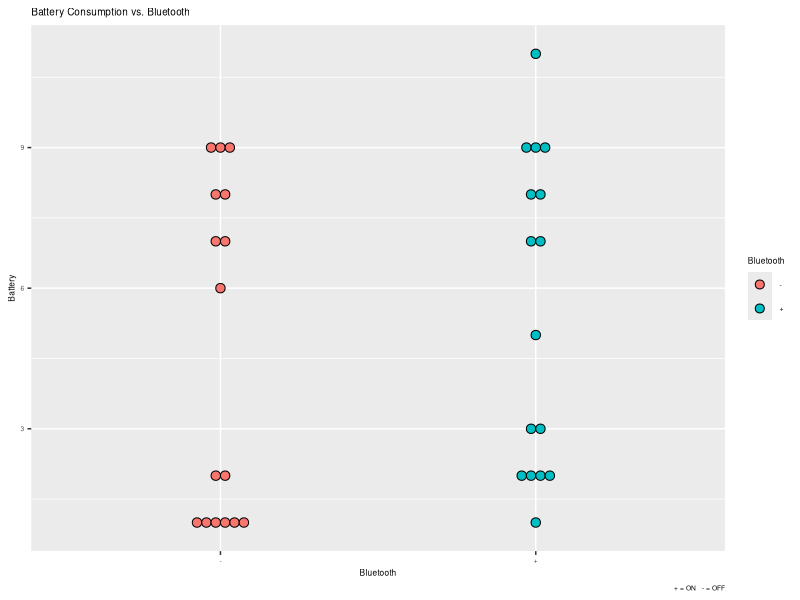
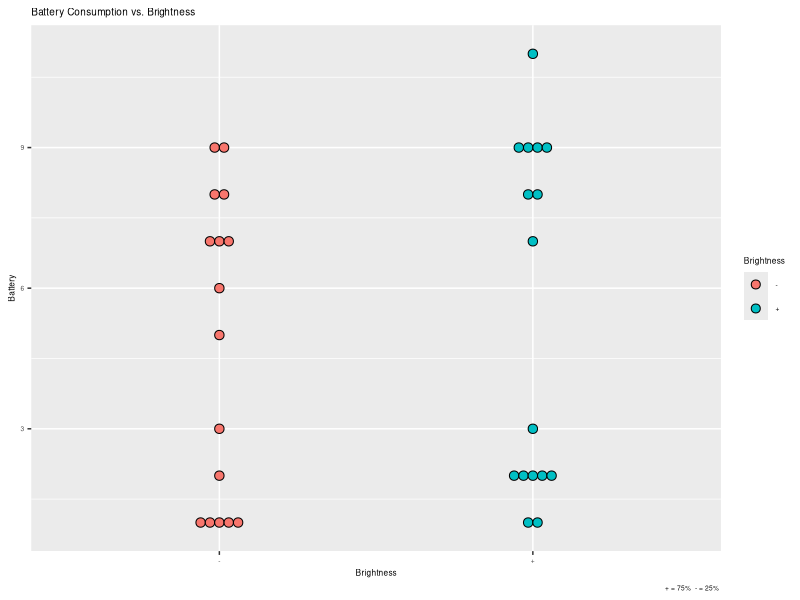
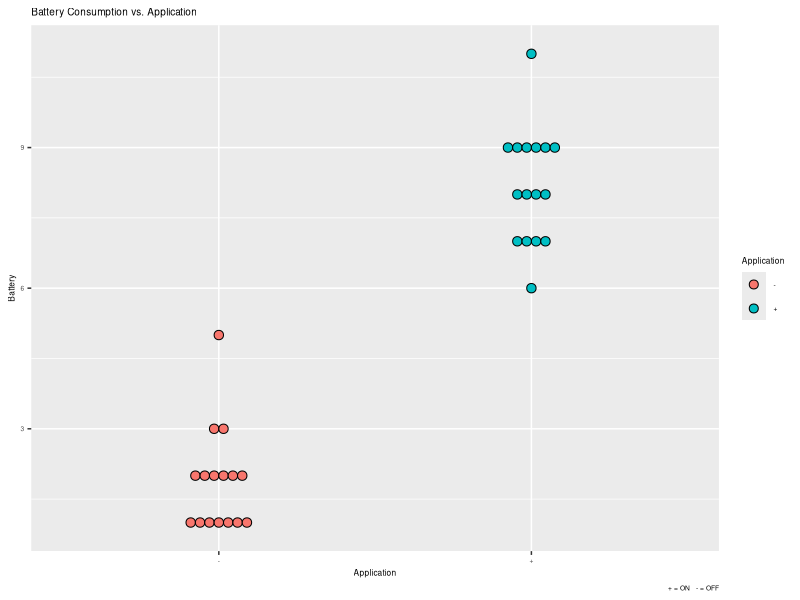
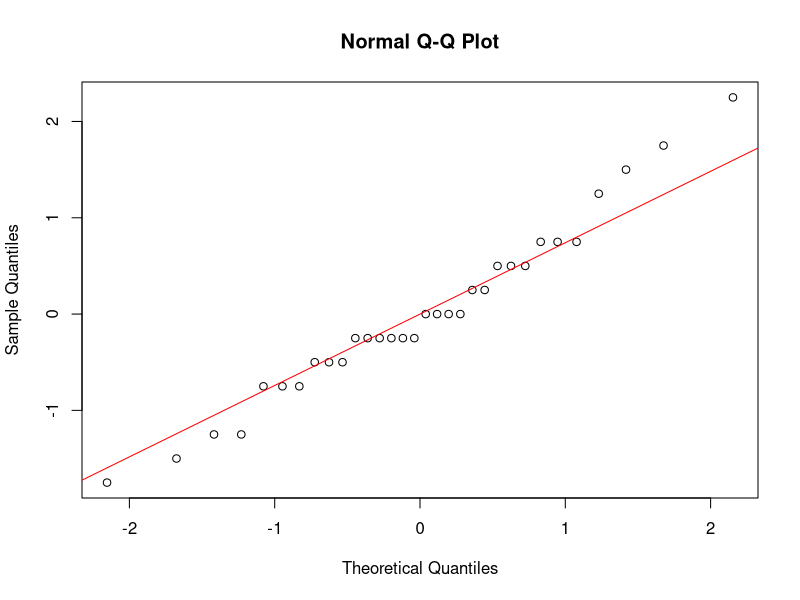
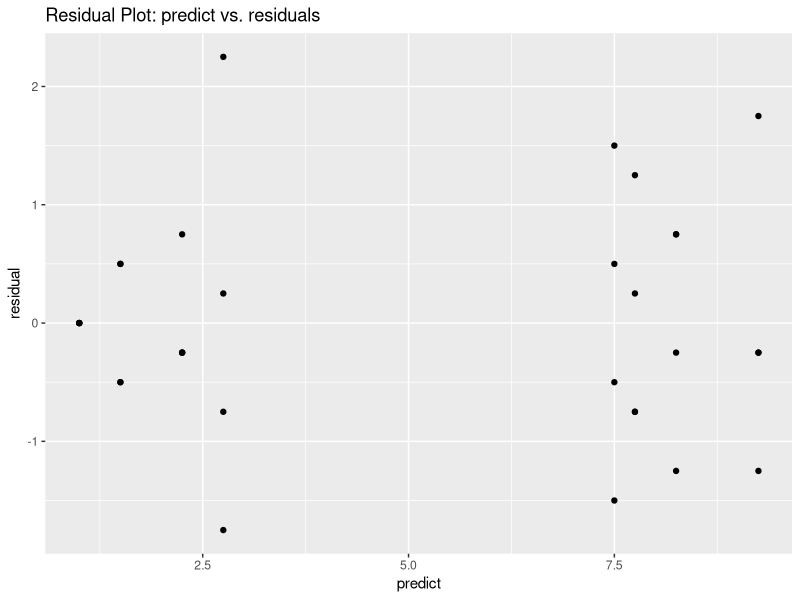
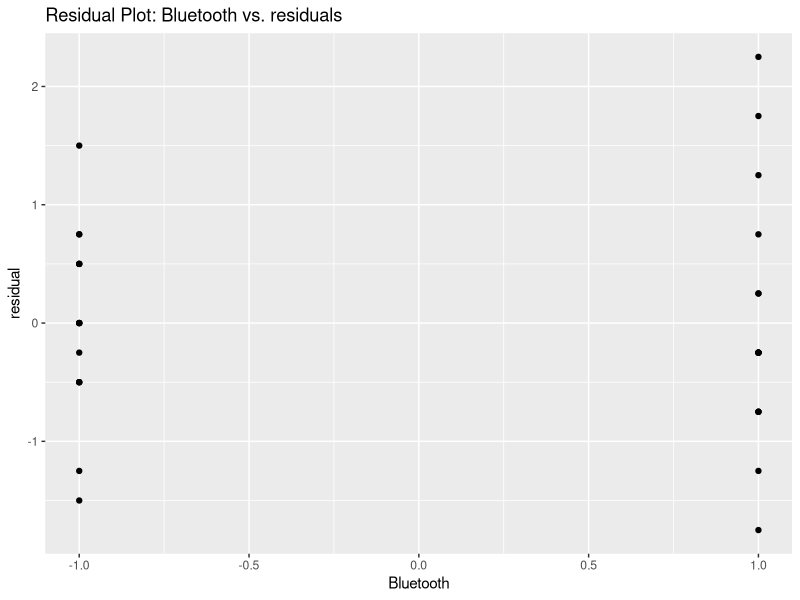
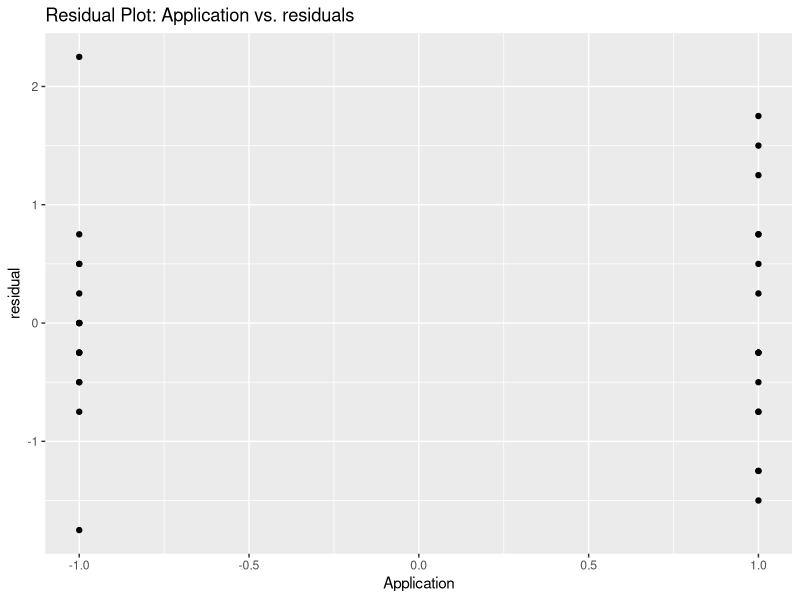
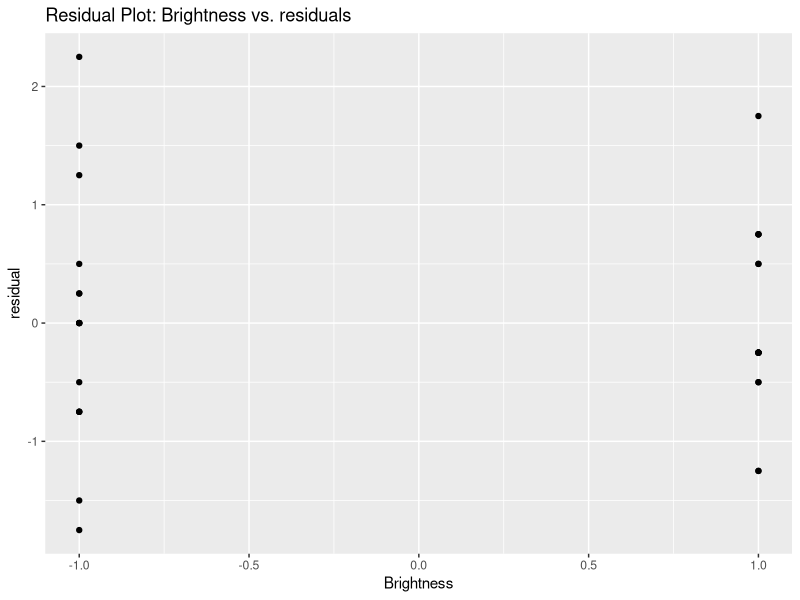

Here is the R script that generated these plots, in order:
## ---- chunk 1
knitr::opts_chunk$set(echo = TRUE)
## ---- chunk 2
library(dplyr)
library(readr)
library(ggplot2)
## ---- chunk 3
data = read_csv("data.csv",show_col_types = FALSE)
print(data,n=nrow(data))
## ---- chunk 4
ggplot(data, aes(x = Bluetooth, y = Battery,fill=Bluetooth)) +
  geom_dotplot(binaxis='y', stackdir='center',binwidth = 0.2)+
  labs(caption = "+ = ON   - = OFF", title = "Battery Consumption vs. Bluetooth")+
  theme(text = element_text(size = 6)) 
ggplot(data, aes(x = Brightness, y = Battery,fill=Brightness)) +
  geom_dotplot(binaxis='y', stackdir='center',binwidth = 0.2)+
  labs(caption = "+ = 75%  - = 25% ", title = "Battery Consumption vs. Brightness")+
  theme(text = element_text(size = 6)) 
ggplot(data, aes(x = Application, y = Battery,fill=Application)) +
  geom_dotplot(binaxis='y', stackdir='center',binwidth = 0.2)+
  labs(caption = "+ = ON   - = OFF", title = "Battery Consumption vs. Application")+
  theme(text = element_text(size = 6)) 
## ---- chunk 5
code = function(x) ifelse(x == '-', -1, 1)
Data = data %>%
  mutate_at(vars(Bluetooth:Application), code)
fit = lm(Battery~Bluetooth*Brightness*Application, Data)
summary(aov(fit))
## ---- chunk 6
2 * coef(fit)
## ---- chunk 7
qqnorm(resid(fit))
qqline(resid(fit),col="red")
## ---- chunk 8
Data$residual = resid(fit)
Data$predict = predict(fit)
# predict vs. residuals
ggplot(Data)+
  geom_point(aes(predict,residual))+
  labs(title = "Residual Plot: predict vs. residuals")

# Bluetooth vs. residuals
ggplot(Data)+
  geom_point(aes(Bluetooth,residual))+
  labs(title = "Residual Plot: Bluetooth vs. residuals")

# Application vs. residuals
ggplot(Data)+
  geom_point(aes(Application,residual))+
  labs(title = "Residual Plot: Application vs. residuals")

# Brightness vs. residuals
ggplot(Data)+
  geom_point(aes(Brightness,residual))+
  labs(title = "Residual Plot: Brightness vs. residuals")
